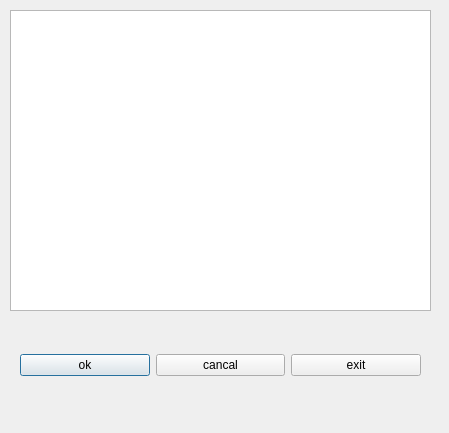
<?xml version="1.0" encoding="UTF-8"?>
<ui version="4.0">
 <class>Dialog</class>
 <widget class="QDialog" name="Dialog">
  <property name="geometry">
   <rect>
    <x>0</x>
    <y>0</y>
    <width>449</width>
    <height>433</height>
   </rect>
  </property>
  <property name="windowTitle">
   <string>Dialog</string>
  </property>
  <widget class="QTableWidget" name="tableWidget">
   <property name="geometry">
    <rect>
     <x>10</x>
     <y>10</y>
     <width>421</width>
     <height>301</height>
    </rect>
   </property>
   <property name="inputMethodHints">
    <set>Qt::ImhHiddenText</set>
   </property>
  </widget>
  <widget class="QWidget" name="layoutWidget">
   <property name="geometry">
    <rect>
     <x>20</x>
     <y>320</y>
     <width>401</width>
     <height>91</height>
    </rect>
   </property>
   <layout class="QHBoxLayout" name="horizontalLayout">
    <item>
     <widget class="QPushButton" name="pushButton">
      <property name="text">
       <string>ok</string>
      </property>
     </widget>
    </item>
    <item>
     <widget class="QPushButton" name="pushButton_2">
      <property name="text">
       <string>cancal</string>
      </property>
     </widget>
    </item>
    <item>
     <widget class="QPushButton" name="pushButton_3">
      <property name="text">
       <string>exit</string>
      </property>
     </widget>
    </item>
   </layout>
  </widget>
 </widget>
 <resources/>
 <connections/>
</ui>
